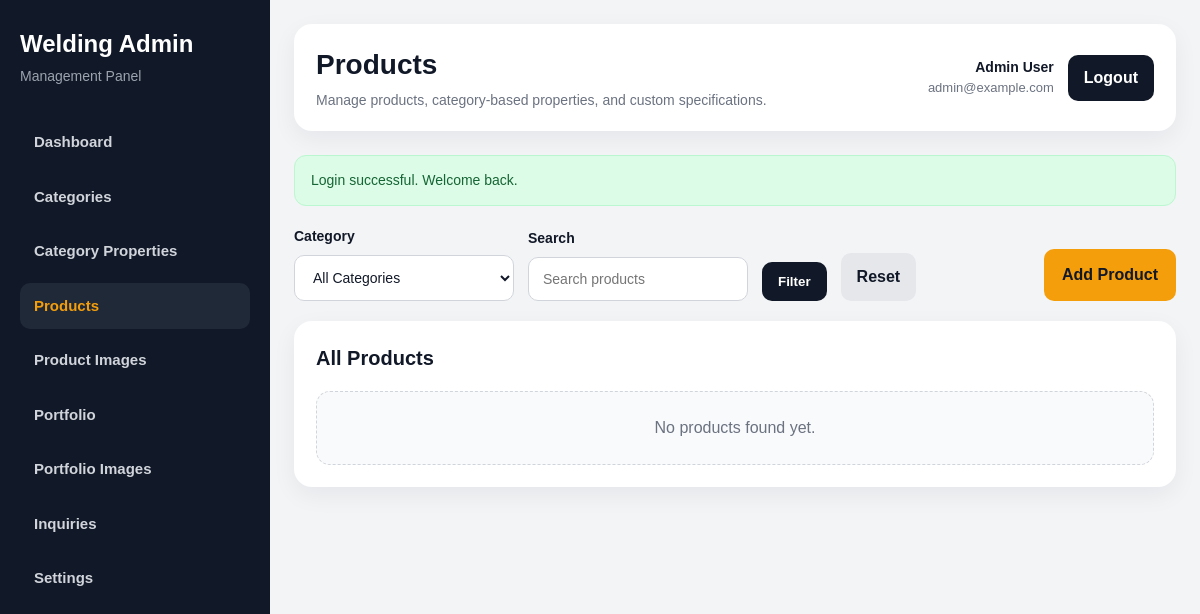
The app's page /admin/products/index.php (signed in), older data.
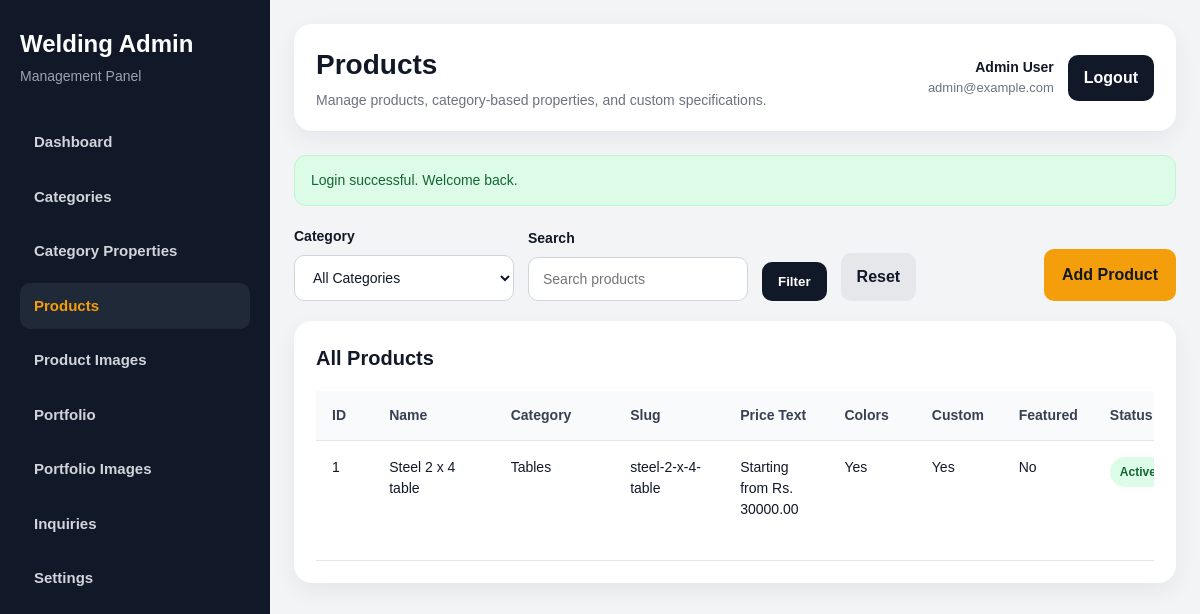
The same page, newer data.
### tables this page shows
CREATE TABLE `products` (
  `id` int NOT NULL,
  `category_id` int NOT NULL,
  `name` varchar(200) NOT NULL,
  `slug` varchar(220) NOT NULL,
  `short_description` text,
  `full_description` text,
  `price_text` varchar(150) DEFAULT NULL,
  `available_colors` text,
  `is_customizable` tinyint(1) DEFAULT '1',
  `is_featured` tinyint(1) DEFAULT '0',
  `status` tinyint(1) DEFAULT '1',
  `created_at` timestamp NULL DEFAULT CURRENT_TIMESTAMP
);

CREATE TABLE `categories` (
  `id` int NOT NULL,
  `name` varchar(150) NOT NULL,
  `slug` varchar(180) NOT NULL,
  `description` text,
  `status` tinyint(1) DEFAULT '1',
  `created_at` timestamp NULL DEFAULT CURRENT_TIMESTAMP
);

### includes/functions.php (called while the page is built, shortened)
<?php
function e($value): string
{
    return htmlspecialchars((string)($value ?? ''), ENT_QUOTES, 'UTF-8');
}

### admin/products/index.php (the view, shortened to what the changed rows need)
<?php
require_once __DIR__ . '/../includes/auth.php';
$sql = "
    SELECT p.*, c.name AS category_name,
           (
               SELECT COUNT(*)
               FROM product_property_values ppv
               WHERE ppv.product_id = p.id
           ) AS property_count,
           (
               SELECT COUNT(*)
               FROM product_extra_properties pep
               WHERE pep.product_id = p.id
           ) AS extra_property_count
    FROM products p
    INNER JOIN categories c ON c.id = p.category_id
    WHERE 1 = 1
";
$params = [];
$sql .= " ORDER BY p.id DESC ";
$stmt = $pdo->prepare($sql);
$stmt->execute($params);
$products = $stmt->fetchAll();
require_once __DIR__ . '/../includes/header.php';
?>
<div class="admin-layout">
    <?php require_once __DIR__ . '/../includes/sidebar.php'; ?>
    <main class="admin-main">
        <?php require_once __DIR__ . '/../includes/topbar.php'; ?>
        <section class="content-card">
            <?php if (!empty($products)): ?>
                <div class="table-wrap">
                    <table class="admin-table">
                        <thead>
                            <tr>
                                <th width="70">ID</th>
                                <th width="180">Name</th>
                                <th width="150">Category</th>
                                <th width="160">Slug</th>
                                <th width="120">Price Text</th>
                                <th width="100">Colors</th>
                                <th width="90">Custom</th>
                                <th width="90">Featured</th>
                                <th width="100">Status</th>
                            </tr>
                        </thead>
                        <tbody>
                            <?php foreach ($products as $product): ?>
                                <tr>
                                    <td><?php echo e($product['id']); ?></td>
                                    <td><?php echo e($product['name']); ?></td>
                                    <td><?php echo e($product['category_name']); ?></td>
                                    <td><?php echo e($product['slug']); ?></td>
                                    <td><?php echo e($product['price_text'] ?: '-'); ?></td>
                                    <td><?php echo e($product['available_colors'] ? 'Yes' : 'No'); ?></td>
                                    <td><?php echo (int)$product['is_customizable'] === 1 ? 'Yes' : 'No'; ?></td>
                                    <td><?php echo (int)$product['is_featured'] === 1 ? 'Yes' : 'No'; ?></td>
                                    <td>
                                        <?php if ((int)$product['status'] === 1): ?>
                                            <span class="status-badge active">Active</span>
                                        <?php else: ?>
                                            <span class="status-badge inactive">Inactive</span>
                                        <?php endif; ?>
                                    </td>
                                </tr>
                            <?php endforeach; ?>
                        </tbody>
                    </table>
                </div>
            <?php else: ?>
                <div class="empty-state">
                    <p>No products found yet.</p>
                </div>
            <?php endif; ?>
        </section>
    </main>
</div>
<?php require_once __DIR__ . '/../includes/footer.php'; ?>

Row changes from the older to the newer data that the page shows:
added products: id "1", name "Steel 2 x 4 table", category.name "Tables", slug "steel-2-x-4-table", price_text "Starting from Rs. 30000.00", available_colors "Yes", is_customizable "Yes", is_featured "No", status "Active"
Text that changed along with them:
text no longer shown: "No products found yet."
text now shown: "ID Name Category Slug Price Text Colors Custom Featured Status"
